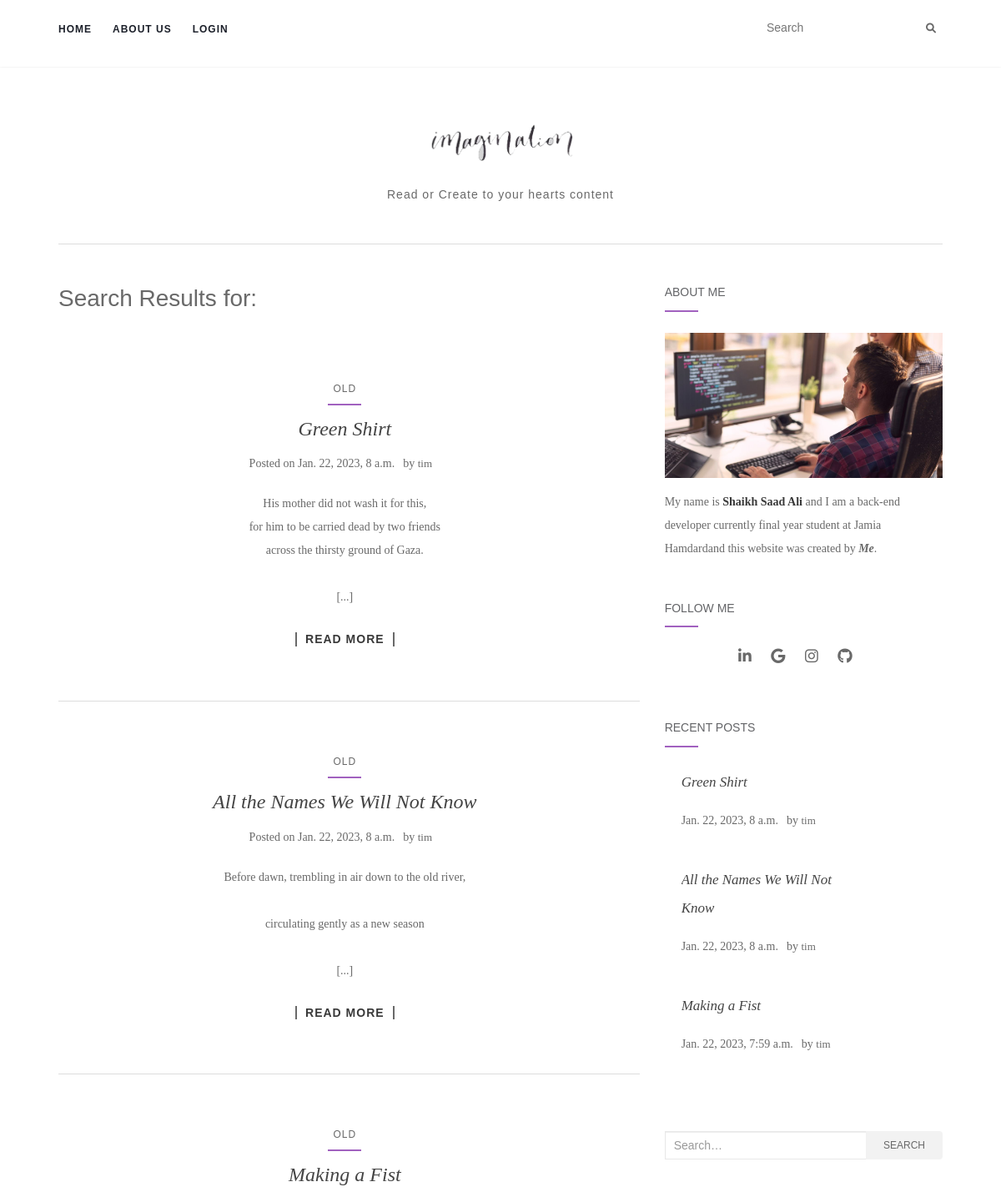
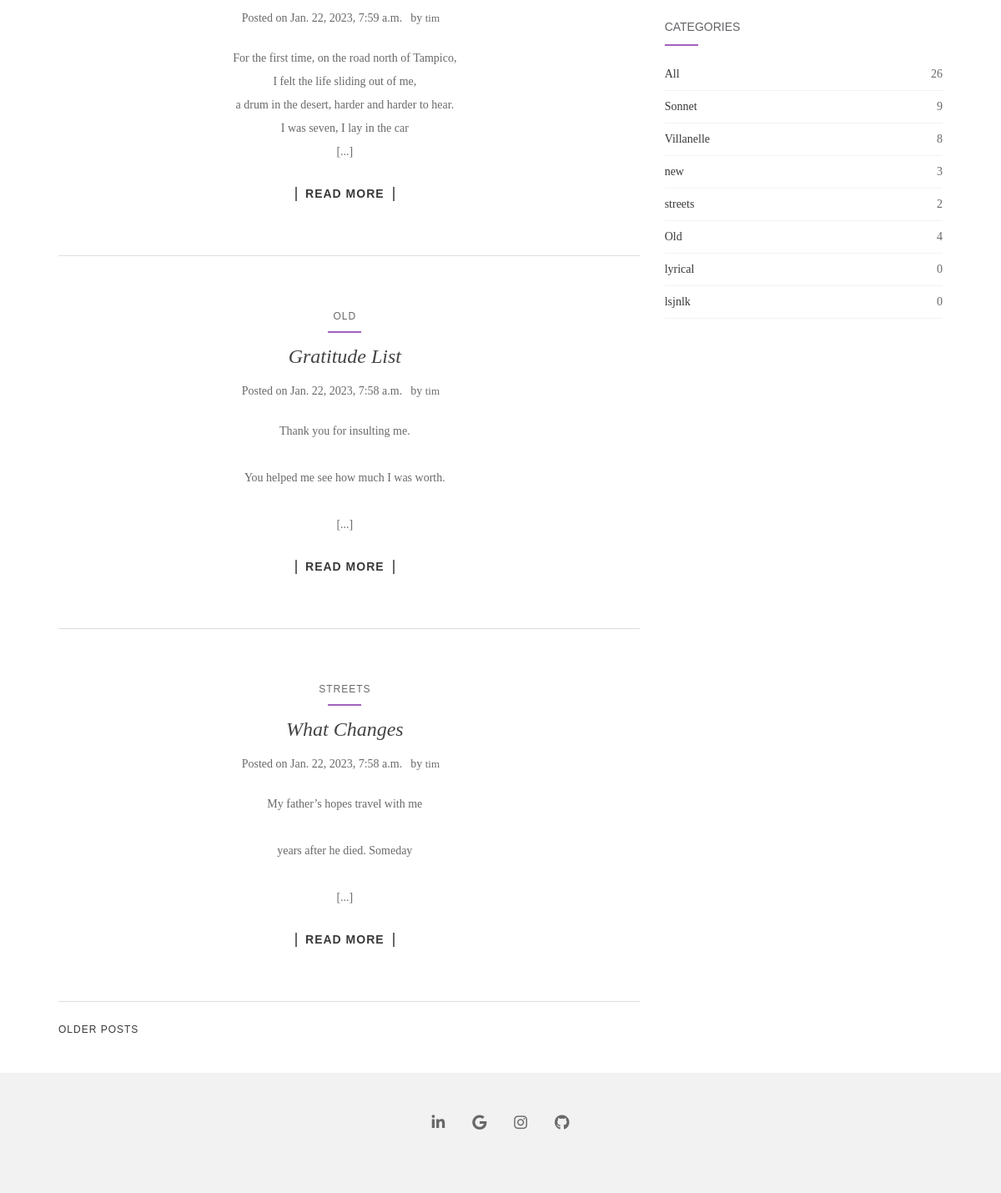
Screenshot of /search with the database file from the repository (2 pictures, top to bottom).
### base/models.py (models this page shows)
class poetry(models.Model):
    Author = models.ForeignKey(User, on_delete=models.SET_NULL, null=True)
    category = models.ForeignKey(
        category, on_delete=models.SET_NULL, null=True)
    name = models.CharField(max_length=200)
    content = models.TextField(null=True, blank=True)
    updated = models.DateField(auto_now=True)
    created = models.DateTimeField(auto_now_add=True)
    class Meta:
        ordering = ['-updated', '-created']
    def __str__(self):
        l = self.content.split('\n')
        res = '\n'.join(l[:4])
        return res

class category(models.Model):
    name = models.CharField(max_length=200)
    def __str__(self):
        return self.name

### base/views.py (the view)
# urls.py: path('search', views.search, name='search'),
def search(request):
    q = request.GET.get('q') if request.GET.get('q') != None else ''
    all_ = poetry.objects.all()
    count = all_.count()
    Poetry = poetry.objects.filter(
        Q(category__name__icontains=q) |
        Q(name__icontains=q) |
        Q(Author__username__icontains=q)
    )
    p = Paginator(Poetry, 5)
    recent_p = all_[:3]
    categorys = category.objects.all()
    if Poetry.count() == 0:
        return render(request, 'base/nothing.html', {'q': q, 'recent_p': recent_p, 'categorys': categorys, 'count': count})
    recent_p = all_[:3]
    page_number = request.GET.get(
        'page') if request.GET.get('page') != None else '1'
    try:
        page_obj = p.get_page(page_number)
    except PageNotAnInteger:
        page_number = '1'
        page_obj = p.page(1)
    except EmptyPage:
        page_number = p.num_pages
        page_obj = p.page(p.num_pages)
    context = {'Poetry': Poetry, 'categorys': categorys, 'count': count,
               'q': q, 'recent_p': recent_p, 'page_obj': page_obj}
    return render(request, 'base/search.html', context)

### base/templates/base/search.html (shortened to what this page needs)
{% extends 'search.html' %}
{% block content2 %}
{% if poem_count == 0 %}
<section class="no-results not-found">
    <header class="page-header page-header">
        <h1 class="page-title" style="
    margin-top: 0px;
">Nothing Found</h1>
    </header>
    <div class="page-content">
        <p>Sorry, but nothing matched your search terms. Please try again with some different keywords.</p>
        <div class="form-search">
            <form action="{% url 'search' %}" method="get" class="form-search">
                <div class="input-group">
                    <input type="text" name="q" class="form-control search-query" placeholder="Search…"
                        title="Search for:" value="{{q}}" placeholder="Search"><span class="input-group-btn">
                        <button type="submit" class="btn btn-default" name="submit" id="searchsubmit"
                            value="Search">Search</button>
                    </span>
                </div>
            </form>
        </div>
    </div>
</section>
{% else %}
<header class="page-header">
    <h1 class="page-title" style="
    margin-top: 0px;
">Search Results for: </h1>
</header>
{% endif %}
{% endblock content2 %}

### base/templates/search.html (shortened to what this page needs)
{% extends 'main.html' %}
{% block content %}
<body class="search search-results wp-custom-logo has-sidebar-right elementor-default elementor-kit-2114">
	{% include 'navbar.html' %}
	<div id="content" class="site-content">
		<div class="container main-content-area">
			<div class="row">
				<div class="main-content-inner col-sm-12 col-md-8 side-right">
					<section id="primary" class="content-area">
						<main id="main" class="site-main" role="main">
							{% block content2 %}
							{% endblock content2 %}
							{% for Poem in page_obj %}
							<article id="post-555"
								class="post-555 post type-post status-publish format-gallery has-post-thumbnail hentry category-post-formats tag-gallery tag-post-formats tag-shortcode post_format-post-format-gallery">
								<div class="blog-item-wrap">
									<div class="post-inner-content">
										<header class="entry-header page-header">
											<ul class="single-category">
												<li class="cat-item cat-item-38"><a
														href="{% url 'category' %}?q={{Poem.category}}">{{Poem.category}}</a>
												</li>
											</ul>
											<h2 class="entry-title"><a href="{% url 'poem' Poem.id %}"
													rel="bookmark">{{Poem.name}}</a></h2>
											<div class="entry-meta">
												<span class="posted-on">Posted on <time class="entry-date published"
														datetime="2015-11-12T07:24:14+00:00">{{Poem.created}}</time></span>by
												<span class="author vcard"><a class="url fn n"
														href="{% url 'author' %}?q={{Poem.Author}}">{{Poem.Author}}</a></span>
											</div>
										</header>
										<p>
											<center>{{Poem|linebreaksbr}} [...]<br><br>
												<div style="    border-left: 2px solid #696969;
												border-right: 2px solid #696969;
												color: #696969;
												font-family: 'Maven Pro', sans-serif;
												font-weight: 700;
												line-height: 1.2;
												letter-spacing: 1px;
												display: inline-block;
												padding: 0 10px;
												text-transform: uppercase;">
													<a href="{% url 'poem' Poem.id %}" title="Poem">Read More</a>
												</div>
											</center>
										</p>
									</div>
								</div>
							</article>
							<div id="line"></div>
							{% endfor %}
						</main>
					</section>
					<nav class="navigation paging-navigation" role="navigation">
						<div class="nav-links">
							{%if page_obj.has_next %}
							<div class="nav-previous">
								<a href="?q={{q}}&page={{page_obj.next_page_number}}">Older posts</a>
							</div>
							{% endif %}
						</div>
					</nav>
				</div>
				{% include 'side.html' %}
			</div>
		</div>
	</div>
	{% endblock %}

### base/templates/side.html (shortened to what this page needs)
{% load static %}
<div id="secondary" class="widget-area col-sm-12 col-md-4" role="complementary">
    <div class="inner">
        <aside id="text-2" class="widget widget_text">
            <h3 class="widget-title">About Me</h3>
            <div class="textwidget">
                <p><img src="{% static 'assets/about.jpg' %}" alt="About Me"></p>
                <p>My name is <a href="{% url 'about' %}" taget="_blank"><strong>Shaikh Saad Ali</strong></a> and I am a
                    back-end developer currently final year student at Jamia Hamdardand this website was created by
                    <strong><em>Me</strong></em>.
                </p>
            </div>
        </aside>
        <aside id="activello-social-2" class="widget activello-social">
            <h3 class="widget-title">Follow Me</h3>
            <div class="social-icons sticky-sidebar-social">
                <nav id="social" class="social-icons">
                    <ul id="menu-social-items" class="social-menu">
                        <li id="menu-item-1739"
                            class="menu-item menu-item-type-custom menu-item-object-custom menu-item-1739">
                            <a href="https://www.linkedin.com/in/shaikhsaadali"><i
                                    class="fab fa-linkedin-in"><span>linkedin-in</span></i></a>
                        </li>
                        <li id="menu-item-1737"
                            class="menu-item menu-item-type-custom menu-item-object-custom menu-item-1737">
                            <a href="mailto:sk.saad3621@gmail.com"><i class="fab fa-google"><span>Gmail</span></i></a>
                        </li>
                        <li id="menu-item-1738"
                            class="menu-item menu-item-type-custom menu-item-object-custom menu-item-1738">
                            <a href="https://www.instagram.com/saady.aly/"><i
                                    class="fab fa-instagram"><span>Instagram</span></i></a>
                        </li>
                        <li id="menu-item-1739"
                            class="menu-item menu-item-type-custom menu-item-object-custom menu-item-1739">
                            <a href="https://github.com/SkSaadAli"><i class="fab fa-github"><span>Github</span></i></a>
                        </li>
                    </ul>
                </nav>
            </div>
        </aside>
        <aside id="activello_recent_posts-2" class="widget activello-recent-posts">
            <h3 class="widget-title">Recent Posts</h3>
            <div class="recent-posts-wrapper">
                {% for poem in recent_p %}
                <div class="post" style="
                    margin-left: 20px;">
                    <div class="entry-title" style="float: left;
                        display: block;
                        font-size: 17;
                        /* background-color: #DADADA; */
                        background-position: center center;
                        background-repeat: no-repeat;
                        overflow: hidden;
                        width: 200px;
                        ">
                        <a href="{% url 'poem' poem.id %}">{{poem.name}}</a>
                    </div><br>
                    <div class="entry-meta">
                        <span class="date">{{poem.created}}</span>by <a class="url fn n"
                            href="{% url 'author' %}?q={{poem.Author}}">{{poem.Author}}</a>
                    </div>
                </div>
                {% endfor %}
            </div>
        </aside>
        <aside id="search-2" class="widget widget_search">
            <form role="search" method="get" class="form-search" action="{% url 'search' %}">
                <div class="input-group">
                    <input type="text" class="form-control search-query" placeholder="Search&hellip;" value="" name="q"
                        title="Search for:" />
                    <span class="input-group-btn">
                        <button type="submit" class="btn btn-default" name="submit" id="searchsubmit"
                            value="Search">Search</button>
                    </span>
                </div>
            </form>
        </aside>
        <aside id="activello-cats-2" class="widget activello-cats">
            <h3 class="widget-title">Categories</h3>
            <div class="cats-widget">
                <ul>
                    <li class="cat-item cat-item-38"><a href="{% url 'home' %}">
                            All</a> <span>{{count}}</span>
                    </li>
                    {% for category in categorys %}
                    <li class="cat-item cat-item-38"><a href="{% url 'category' %}?q={{category}}">
                            {{category}}</a> <span>{{category.poetry_set.all.count}}</span>
                    </li>
                    {% endfor %}
                </ul>
            </div>
        </aside>
    </div>
</div>

### base/templates/main.html (style rules this page uses)
#social li { display: inline-block; }
#social li, #social ul { border: 0 !important; list-style: none; padding-left: 0; text-align: center; }

### rows the page displays
poetry: category "OLD", name "Green Shirt", created "Jan. 22, 2023, 8 a.m.", Author "tim", content "His mother did not wash it for this, for him to be carried dead by two friends across the thirsty ground of Gaza."
poetry: category "OLD", name "All the Names We Will Not Know", created "Jan. 22, 2023, 8 a.m.", Author "tim", content "Before dawn, trembling in air down to the old river, circulating gently as a new season"
poetry: category "OLD", name "Making a Fist", created "Jan. 22, 2023, 7:59 a.m.", Author "tim", content "For the first time, on the road north of Tampico, I felt the life sliding out of me, a drum in the desert, harder and harder to hear. I was seven, I lay in the car"
poetry: category "OLD", name "Gratitude List", created "Jan. 22, 2023, 7:58 a.m.", Author "tim", content "Thank you for insulting me. You helped me see how much I was worth."
poetry: category "STREETS", name "What Changes", created "Jan. 22, 2023, 7:58 a.m.", Author "tim", content "My father’s hopes travel with me years after he died. Someday"
category: name "Sonnet", poetry_set.all.count "9"
category: name "Villanelle", poetry_set.all.count "8"
category: name "new", poetry_set.all.count "3"
category: name "streets", poetry_set.all.count "2"
category: name "Old", poetry_set.all.count "4"
category: name "lyrical", poetry_set.all.count "0"
category: name "lsjnlk", poetry_set.all.count "0"

### other values shown
{{ count }} "26"
